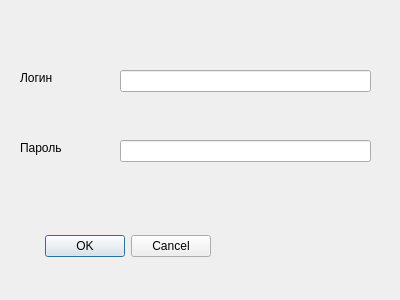
<?xml version="1.0" encoding="UTF-8"?>
<ui version="4.0">
 <class>Dialog</class>
 <widget class="QDialog" name="Dialog">
  <property name="geometry">
   <rect>
    <x>0</x>
    <y>0</y>
    <width>400</width>
    <height>300</height>
   </rect>
  </property>
  <property name="windowTitle">
   <string>Dialog</string>
  </property>
  <widget class="QDialogButtonBox" name="buttonBox">
   <property name="geometry">
    <rect>
     <x>10</x>
     <y>230</y>
     <width>201</width>
     <height>32</height>
    </rect>
   </property>
   <property name="orientation">
    <enum>Qt::Horizontal</enum>
   </property>
   <property name="standardButtons">
    <set>QDialogButtonBox::Cancel|QDialogButtonBox::Ok</set>
   </property>
  </widget>
  <widget class="QLineEdit" name="lineEdit">
   <property name="geometry">
    <rect>
     <x>120</x>
     <y>70</y>
     <width>251</width>
     <height>22</height>
    </rect>
   </property>
  </widget>
  <widget class="QLabel" name="label">
   <property name="geometry">
    <rect>
     <x>20</x>
     <y>70</y>
     <width>55</width>
     <height>16</height>
    </rect>
   </property>
   <property name="text">
    <string>Логин</string>
   </property>
  </widget>
  <widget class="QLineEdit" name="lineEdit_2">
   <property name="geometry">
    <rect>
     <x>120</x>
     <y>140</y>
     <width>251</width>
     <height>22</height>
    </rect>
   </property>
  </widget>
  <widget class="QLabel" name="label_2">
   <property name="geometry">
    <rect>
     <x>20</x>
     <y>140</y>
     <width>55</width>
     <height>16</height>
    </rect>
   </property>
   <property name="text">
    <string>Пароль</string>
   </property>
  </widget>
 </widget>
 <resources/>
 <connections>
  <connection>
   <sender>buttonBox</sender>
   <signal>accepted()</signal>
   <receiver>Dialog</receiver>
   <slot>accept()</slot>
   <hints>
    <hint type="sourcelabel">
     <x>248</x>
     <y>254</y>
    </hint>
    <hint type="destinationlabel">
     <x>157</x>
     <y>274</y>
    </hint>
   </hints>
  </connection>
  <connection>
   <sender>buttonBox</sender>
   <signal>rejected()</signal>
   <receiver>Dialog</receiver>
   <slot>reject()</slot>
   <hints>
    <hint type="sourcelabel">
     <x>316</x>
     <y>260</y>
    </hint>
    <hint type="destinationlabel">
     <x>286</x>
     <y>274</y>
    </hint>
   </hints>
  </connection>
 </connections>
</ui>
